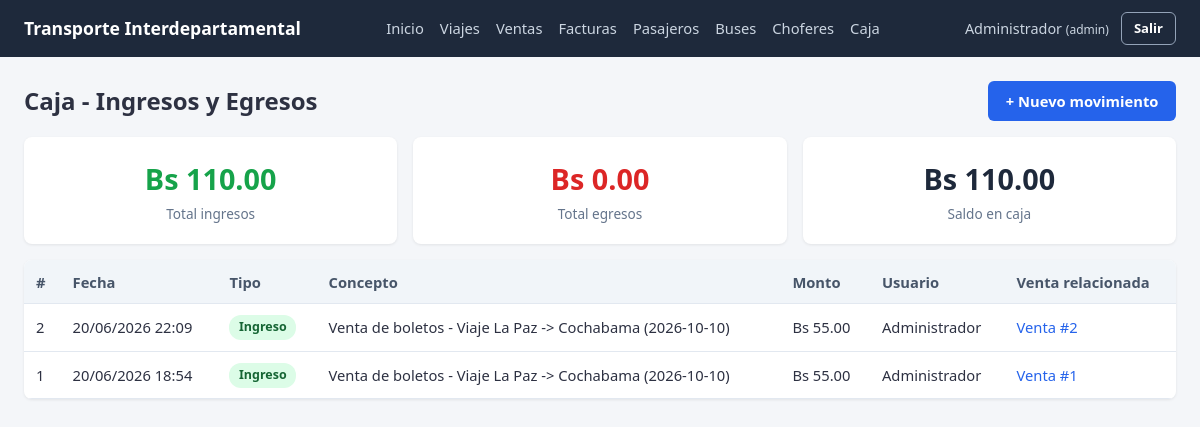
Page /caja/ (signed in) on the earlier database version.
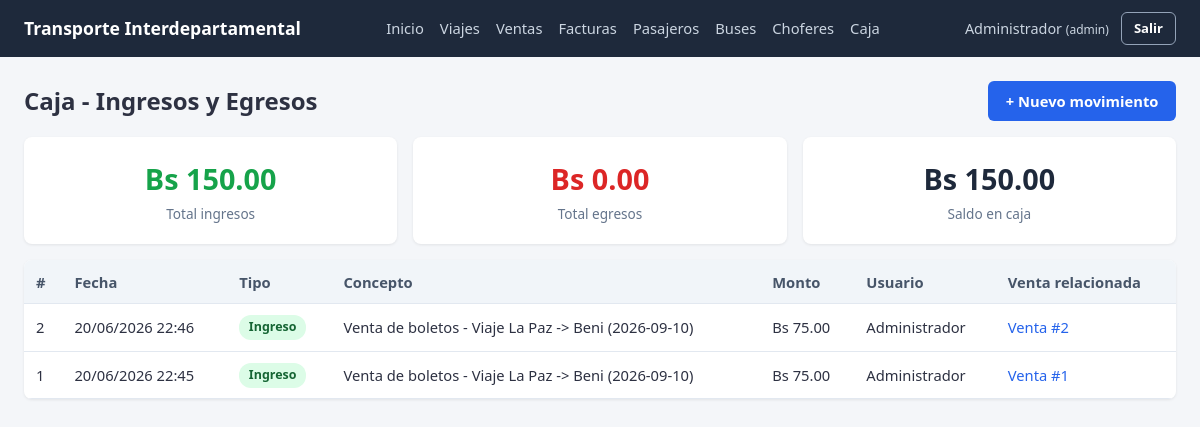
Same page on the later database version.
### app/models/movimiento_caja.py (models this page shows, shortened)
class MovimientoCaja(db.Model):
    __tablename__ = "movimiento_caja"
    id_movimiento = db.Column(db.Integer, primary_key=True, autoincrement=True)
    fecha = db.Column(db.DateTime, nullable=False, default=datetime.now)
    tipo = db.Column(db.String(10), nullable=False)  # ingreso | egreso
    concepto = db.Column(db.String(150), nullable=False)
    monto = db.Column(db.Numeric(10, 2), nullable=False)
    id_usuario = db.Column(db.Integer, db.ForeignKey("usuario.id_usuario"), nullable=False)
    id_venta = db.Column(db.Integer, db.ForeignKey("venta.id_venta"), nullable=True)  # si viene de una venta
    usuario = db.relationship("Usuario")
    venta = db.relationship("Venta")

### app/models/usuario.py (models this page shows, shortened)
class Usuario(db.Model):
    __tablename__ = "usuario"
    id_usuario = db.Column(db.Integer, primary_key=True, autoincrement=True)
    usuario = db.Column(db.String(50), nullable=False, unique=True)
    password = db.Column(db.String(255), nullable=False)
    nombre = db.Column(db.String(100), nullable=False)
    rol = db.Column(db.String(20), nullable=False, default="encargado")  # admin | encargado
    activo = db.Column(db.Boolean, nullable=False, default=True)

### app/routes/caja.py (the view)
@caja_bp.route("/")
@login_required
def listar():
    movimientos = caja_service.listar_movimientos()
    balance = caja_service.calcular_balance()
    return render_template("caja/listar.html", movimientos=movimientos, balance=balance)

### app/services/caja_service.py (called while the page is built)
def listar_movimientos():
    return MovimientoCaja.query.order_by(MovimientoCaja.id_movimiento.desc()).all()

def calcular_balance():
    movimientos = listar_movimientos()
    total_ingresos = sum((Decimal(str(m.monto)) for m in movimientos if m.tipo == "ingreso"), start=Decimal("0"))
    total_egresos = sum((Decimal(str(m.monto)) for m in movimientos if m.tipo == "egreso"), start=Decimal("0"))
    return {
        "ingresos": total_ingresos,
        "egresos": total_egresos,
        "saldo": total_ingresos - total_egresos,
    }

### app/utils/auth.py (called while the page is built)
def login_required(view_func):
    @wraps(view_func)
    def wrapper(*args, **kwargs):
        if "id_usuario" not in session:
            flash("Debes iniciar sesión para continuar.", "warning")
            return redirect(url_for("auth.login"))
        return view_func(*args, **kwargs)
    return wrapper

### templates/caja/listar.html (shortened to what this page needs)
{% extends "base.html" %}
{% block content %}
<div class="mb-2" style="display:flex; justify-content:space-between; align-items:center;">
    <h2>Caja - Ingresos y Egresos</h2>
    <a href="{{ url_for('caja.registrar') }}" class="btn btn-primary">+ Nuevo movimiento</a>
</div>
<div class="grid grid-3 mb-2">
    <div class="stat-box positive">
        <div class="stat-value">Bs {{ "%.2f"|format(balance.ingresos) }}</div>
        <div class="stat-label">Total ingresos</div>
    </div>
    <div class="stat-box negative">
        <div class="stat-value">Bs {{ "%.2f"|format(balance.egresos) }}</div>
        <div class="stat-label">Total egresos</div>
    </div>
    <div class="stat-box">
        <div class="stat-value">Bs {{ "%.2f"|format(balance.saldo) }}</div>
        <div class="stat-label">Saldo en caja</div>
    </div>
</div>
<div class="table-wrapper">
    <table>
        <thead>
            <tr>
                <th>#</th>
                <th>Fecha</th>
                <th>Tipo</th>
                <th>Concepto</th>
                <th>Monto</th>
                <th>Usuario</th>
                <th>Venta relacionada</th>
            </tr>
        </thead>
        <tbody>
            {% for m in movimientos %}
            <tr>
                <td>{{ m.id_movimiento }}</td>
                <td>{{ m.fecha.strftime("%d/%m/%Y %H:%M") }}</td>
                <td>
                    {% if m.tipo == "ingreso" %}
                    <span class="badge badge-success">Ingreso</span>
                    {% else %}
                    <span class="badge badge-danger">Egreso</span>
                    {% endif %}
                </td>
                <td>{{ m.concepto }}</td>
                <td>Bs {{ "%.2f"|format(m.monto) }}</td>
                <td>{{ m.usuario.nombre }}</td>
                <td>
                    {% if m.id_venta %}
                    <a href="{{ url_for('ventas.detalle', id_venta=m.id_venta) }}">Venta #{{ m.id_venta }}</a>
                    {% else %}
                    -
                    {% endif %}
                </td>
            </tr>
            {% else %}
            <tr><td colspan="7" class="empty-state">No hay movimientos registrados.</td></tr>
            {% endfor %}
        </tbody>
    </table>
</div>
{% endblock %}

Differences in the rows shown:
changed MovimientoCaja id 2: fecha "20/06/2026 22:09" → "20/06/2026 22:46"; concepto "Venta de boletos - Viaje La Paz -> Cochabama (2026-10-10)" → "Venta de boletos - Viaje La Paz -> Beni (2026-09-10)"; monto "55.00" → "75.00"
changed MovimientoCaja id 1: fecha "20/06/2026 18:54" → "20/06/2026 22:45"; concepto "Venta de boletos - Viaje La Paz -> Cochabama (2026-10-10)" → "Venta de boletos - Viaje La Paz -> Beni (2026-09-10)"; monto "55.00" → "75.00"
Other differences:
{{ "%.2f"|format(balance.ingresos) }}: "110.00" → "150.00"
{{ "%.2f"|format(balance.saldo) }}: "110.00" → "150.00"
